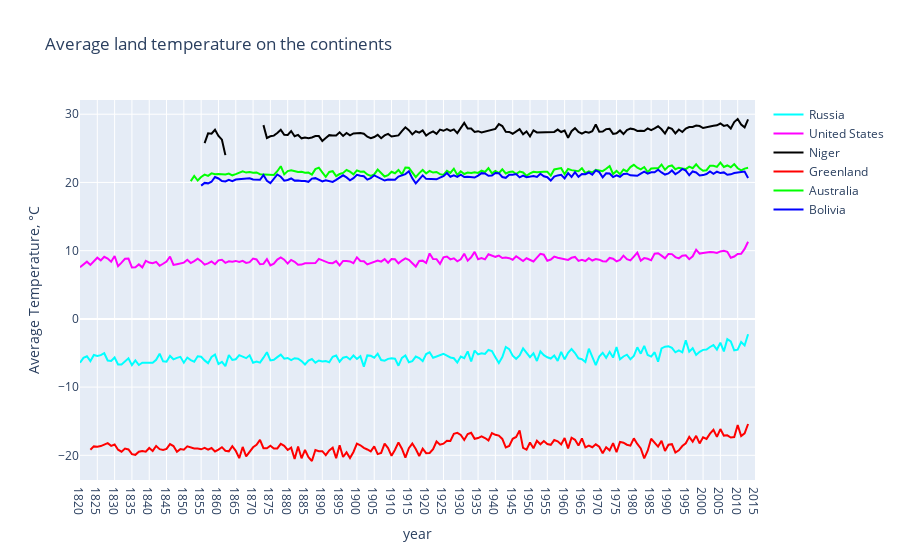

Source (notebook cell):
### Markdown cell above
From the charts you can see, that there is global warming nowadays. The average temperature of Earth surface has the highest value in the last three centuries. The fastest temperature growth occurred in the last 30 years! This worries me, I hope soon humanity will fully switch to ecological sources of energy, that will reduce CO2. If it’s will not happened, we will be in disaster. This charts also have confidence intervals, which shows that measurement of temperature has become more accurate in the last few years.

Let’s look at the chart of annual temperature changes in certain continents (we take into consideration one country per continent and mark Greenland as the coldest place on Earth).

### Code cell
continent = ['Russia', 'United States', 'Niger', 'Greenland', 'Australia', 'Bolivia']
mean_temp_year_country = [ [0] * len(years[70:]) for i in range(len(continent))]
j = 0
for country in continent:
    all_temp_country = global_temp_country_clear[global_temp_country_clear['Country'] == country]
    i = 0
    for year in years[70:]:
        mean_temp_year_country[j][i] = all_temp_country[all_temp_country['dt'].apply(
                lambda x: x[:4]) == year]['AverageTemperature'].mean()
        i +=1
    j += 1

traces = []
colors = ['rgb(0, 255, 255)', 'rgb(255, 0, 255)', 'rgb(0, 0, 0)',
          'rgb(255, 0, 0)', 'rgb(0, 255, 0)', 'rgb(0, 0, 255)']
for i in range(len(continent)):
    traces.append(go.Scatter(
        x=years[70:],
        y=mean_temp_year_country[i],
        mode='lines',
        name=continent[i],
        line=dict(color=colors[i]),
    ))

layout = go.Layout(
    xaxis=dict(title='year'),
    yaxis=dict(title='Average Temperature, °C'),
    title='Average land temperature on the continents',)

fig = go.Figure(data=traces, layout=layout)
py.iplot(fig)

### Figure 1 — Plotly figure (JSON) as saved in the notebook; plotly's stock layout.template omitted (floating-point values rounded to 4 significant figures; data arrays with more than 128 entries replaced by an {"elided": "..."} marker saying what was removed)
{"data": [{"line": {"color": "rgb(0, 255, 255)"}, "mode": "lines", "name": "Russia", "type": "scatter", "x": {"elided": "196 str values"}, "y": {"elided": "196 float values"}}, {"line": {"color": "rgb(255, 0, 255)"}, "mode": "lines", "name": "United States", "type": "scatter", "x": {"elided": "196 str values"}, "y": {"elided": "196 float values"}}, {"line": {"color": "rgb(0, 0, 0)"}, "mode": "lines", "name": "Niger", "type": "scatter", "x": {"elided": "196 str values"}, "y": {"elided": "196 float values"}}, {"line": {"color": "rgb(255, 0, 0)"}, "mode": "lines", "name": "Greenland", "type": "scatter", "x": {"elided": "196 str values"}, "y": {"elided": "196 float values"}}, {"line": {"color": "rgb(0, 255, 0)"}, "mode": "lines", "name": "Australia", "type": "scatter", "x": {"elided": "196 str values"}, "y": {"elided": "196 float values"}}, {"line": {"color": "rgb(0, 0, 255)"}, "mode": "lines", "name": "Bolivia", "type": "scatter", "x": {"elided": "196 str values"}, "y": {"elided": "196 float values"}}], "layout": {"title": {"text": "Average land temperature on the continents"}, "xaxis": {"title": {"text": "year"}}, "yaxis": {"title": {"text": "Average Temperature, °C"}}}}
